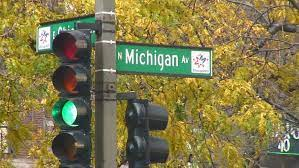
%> input picture renk_nesne_tespiti/real.jpg, 299 x 168 px
$ octave renk_ile_nesne_tespiti.m   (GNU Octave 9; MATLAB toolbox functions it lacks are replaced by stand-ins)
%> lines starting %> are read from the running program, lines starting %| are printed output that depends on the picture; in (x1, y1, x2, y2) boxes, pixels count from 0 and x2, y2 are one past the last pixel; in counts of white or black regions, pixels touching at a corner belong together; the program's own positions count from 1
%% Renk bilgisi ile yuvarlak kırmızı nesne tesbiti
clear
clc
[dosyaAdi, dosyaYolu] = uigetfile({'*.jpg';'*.png';'*.tiff';'*.bmp'; '*.gif'},'Bir yaprak resmi seçiniz');
%> the answer given: real.jpg
I = imread(fullfile(dosyaYolu, dosyaAdi));
%> I is the input picture: size 168x299x3 uint8; mean R, G, B 127.8, 120.2, 74
[en,boy,r]=size(I);
%> en = 168; boy = 299; r = 3
hsvI = rgb2hsv(I);
%> hsvI: size 168x299x3 double; mean H, S, V 0.201, 0.455, 0.525
 hueI = round(hsvI(:,:,1)*360);
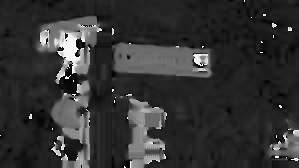
%> hueI: size 168x299 double; min 0, max 359, mean 72.5; drawn with min black and max white
 satI = hsvI(:,:,2);
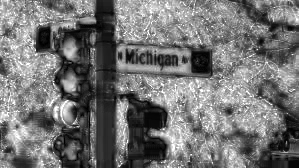
%> satI: size 168x299 double; min 0, max 1, mean 0.455
 valI = hsvI(:,:,3);
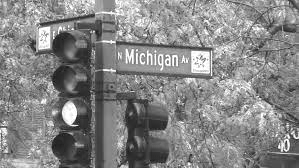
%> valI: size 168x299 double; min 0.0706, max 1, mean 0.525
red = ((hueI<=30)|(hueI>330));
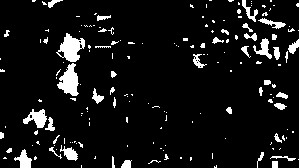
%> red: size 168x299 logical; 7.9% white; 172 white regions (129 under 20 px), largest, box (x1, y1, x2, y2) and area: (56, 33, 85, 62) 453, (57, 63, 79, 96) 427, (23, 109, 47, 128) 252
Id1=double(I(:,:,1)).*red;
Id2=double(I(:,:,2)).*red;
Id3=double(I(:,:,3)).*red;
Id(:,:,1)=Id1;
Id(:,:,2)=Id2;
Id(:,:,3)=Id3;
%> Id: size 168x299x3 double; mean H, S, V 9.3, 7.6, 6.9
Id=uint8(Id);
%> Id: size 168x299x3 uint8; mean H, S, V 9.3, 7.6, 6.9
imshow(Id)
nColors =3;
[ind,C] = imsegkmeans(Id,nColors,'NumAttempts',3)
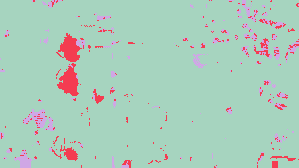
%> ind: size 168x299 uint8; 3 distinct labels, from 1 to 3; one colour per label, 0 black
%> C = [0 0 0; 85 62 56; 155 135 124]
I=zeros(en,boy,3);
for i=1:nColors
    R=double((ind==i))*double(C(i,1));
    G=double((ind==i))*double(C(i,2));
    B=double((ind==i))*double(C(i,3));
 I(:,:,1)=I(:,:,1)+R;
 I(:,:,2)=I(:,:,2)+G;
 I(:,:,3)=I(:,:,3)+B;
end
%> I: size 168x299x3 double
R=medfilt2(I(:,:,1));
%> R: size 168x299 double; 3 distinct labels, from 0 to 155
G=medfilt2(I(:,:,2));
%> G: size 168x299 double; 3 distinct labels, from 0 to 135
B=medfilt2(I(:,:,3));
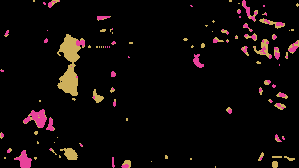
%> B: size 168x299 double; 3 distinct labels, from 0 to 124; one colour per label, 0 black
 I(:,:,1)=R;
 I(:,:,2)=G;
 I(:,:,3)=B;
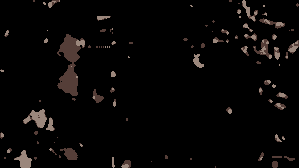
%> I: size 168x299x3 double; mean R, G, B 7.7, 6.2, 5.7
I=uint8(I);
%> I: size 168x299x3 uint8
%> (the run ends here)
